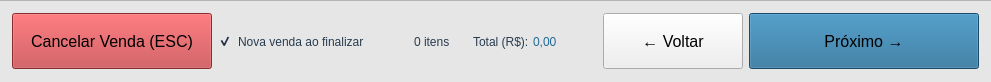
    <widget class="QFrame" name="frameNavBottom">
     <property name="minimumSize">
      <size>
       <width>0</width>
       <height>82</height>
      </size>
     </property>
     <property name="maximumSize">
      <size>
       <width>16777215</width>
       <height>82</height>
      </size>
     </property>
     <property name="styleSheet">
      <string notr="true">QFrame { background-color: rgb(230,230,230); border-top: 1px solid rgb(180,180,180); }</string>
     </property>
     <property name="frameShape">
      <enum>QFrame::Shape::NoFrame</enum>
     </property>
     <layout class="QHBoxLayout" name="navLayout">
      <property name="leftMargin">
       <number>12</number>
      </property>
      <property name="topMargin">
       <number>10</number>
      </property>
      <property name="rightMargin">
       <number>12</number>
      </property>
      <property name="bottomMargin">
       <number>10</number>
      </property>
      <item>
       <widget class="QPushButton" name="Btn_CancelarVenda">
        <property name="minimumSize">
         <size>
          <width>200</width>
          <height>56</height>
         </size>
        </property>
        <property name="styleSheet">
         <string notr="true">
#Btn_CancelarVenda { background-color: rgb(191,61,64); font-size: 16px; }
#Btn_CancelarVenda:hover { background-color: rgb(139,44,47); }
#Btn_CancelarVenda:pressed { background-color: rgb(255,96,99); }
         </string>
        </property>
        <property name="text">
         <string>Cancelar Venda (ESC)</string>
        </property>
       </widget>
      </item>
      <item>
       <widget class="QCheckBox" name="Chk_NovaVenda">
        <property name="styleSheet">
         <string notr="true">font: 700 13pt &quot;Segoe UI&quot;; color: rgb(40,60,80); background-color: transparent; border: none;</string>
        </property>
        <property name="text">
         <string>Nova venda ao finalizar</string>
        </property>
        <property name="checked">
         <bool>true</bool>
        </property>
       </widget>
      </item>
      <item>
       <spacer>
        <property name="orientation">
         <enum>Qt::Orientation::Horizontal</enum>
        </property>
        <property name="sizeHint" stdset="0">
         <size>
          <width>40</width>
          <height>20</height>
         </size>
        </property>
       </spacer>
      </item>
      <item>
       <layout class="QHBoxLayout" name="hl_total_display">
        <property name="spacing">
         <number>4</number>
        </property>
        <item>
         <widget class="QLabel" name="Lbl_QtdItens">
          <property name="styleSheet">
           <string notr="true">font: 700 15pt &quot;Ubuntu&quot;; color: rgb(40,60,80); background-color: transparent; border: none; padding-right: 16px;</string>
          </property>
          <property name="text">
           <string>0 itens</string>
          </property>
         </widget>
        </item>
        <item>
         <widget class="QLabel" name="lbl_total_txt">
          <property name="styleSheet">
           <string notr="true">font: 700 16pt &quot;Ubuntu&quot;; color: rgb(40,60,80); background-color: transparent; border: none;</string>
          </property>
          <property name="text">
           <string>Total (R$):</string>
          </property>
         </widget>
        </item>
        <item>
         <widget class="QLabel" name="Lbl_Total">
          <property name="styleSheet">
           <string notr="true">font: 700 22pt &quot;Ubuntu&quot;; color: rgb(33,105,149); background-color: transparent; border: none;</string>
          </property>
          <property name="text">
           <string>0,00</string>
          </property>
         </widget>
        </item>
       </layout>
      </item>
      <item>
       <spacer>
        <property name="orientation">
         <enum>Qt::Orientation::Horizontal</enum>
        </property>
        <property name="sizeHint" stdset="0">
         <size>
          <width>40</width>
          <height>20</height>
         </size>
        </property>
       </spacer>
      </item>
      <item>
       <widget class="QPushButton" name="Btn_Voltar">
        <property name="minimumSize">
         <size>
          <width>140</width>
          <height>56</height>
         </size>
        </property>
        <property name="styleSheet">
         <string notr="true">#Btn_Voltar { font-size: 16px; }</string>
        </property>
        <property name="visible">
         <bool>false</bool>
        </property>
        <property name="text">
         <string>← Voltar</string>
        </property>
       </widget>
      </item>
      <item>
       <widget class="QPushButton" name="Btn_Aceitar">
        <property name="minimumSize">
         <size>
          <width>230</width>
          <height>56</height>
         </size>
        </property>
        <property name="styleSheet">
         <string notr="true">
#Btn_Aceitar { background-color: rgb(33,105,149); font-size: 16px; }
#Btn_Aceitar:hover { background-color: rgb(3,75,119); }
#Btn_Aceitar:pressed { background-color: rgb(153,193,241); }
         </string>
        </property>
        <property name="text">
         <string>Próximo →</string>
        </property>
        <property name="icon">
         <iconset theme="QIcon::ThemeIcon::GoNext"/>
        </property>
        <property name="shortcut">
         <string>F6</string>
        </property>
        <property name="autoDefault">
         <bool>false</bool>
        </property>
       </widget>
      </item>
     </layout>
    </widget>
